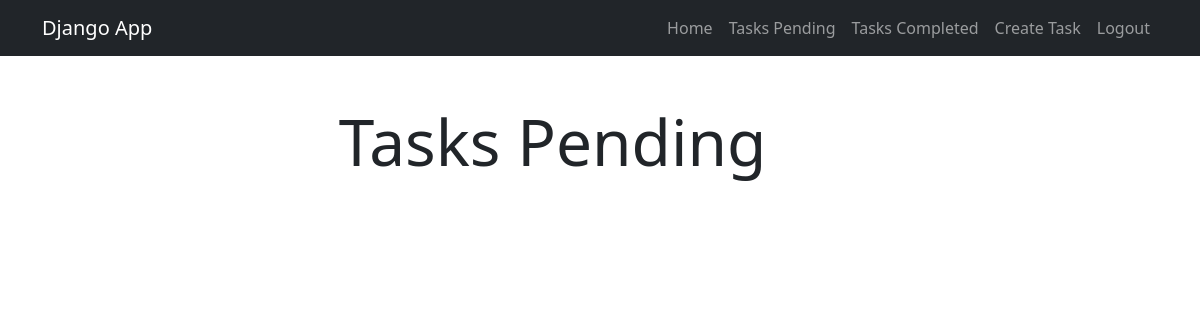
Before: /tasks/ (signed in) with the older database file.
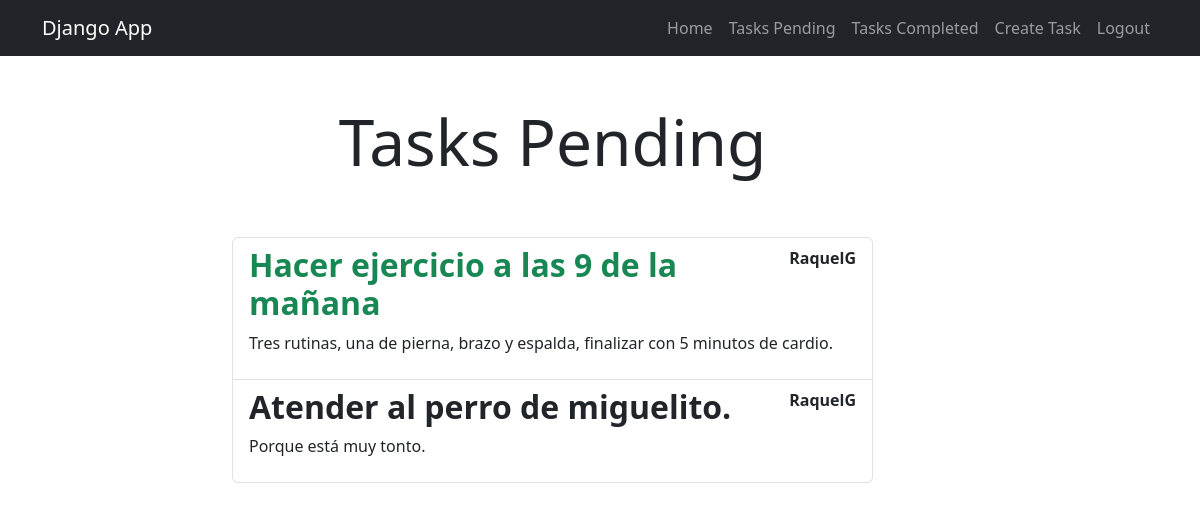
After: the same page with the newer database file.
### tasks/models.py (models this page shows, shortened)
class Task(models.Model):
    title = models.CharField(max_length=200)
    description = models.TextField(blank=True)
    created = models.DateTimeField(auto_now_add=True)
    datecompleted = models.DateTimeField(null=True, blank=True) #blanck=True indica que es opcional solo el admin y no en la base de datos
    important = models.BooleanField(default=False)
    user = models.ForeignKey(User, on_delete=models.CASCADE) #elimina datos en cascada

### tasks/views.py (the view)
# urls.py: path('tasks/', views.tasks, name='tasks'),
@login_required
def tasks(request):
    tasks = Task.objects.filter(user=request.user, datecompleted__isnull=True).order_by('-datecompleted')
    return render(request, 'tasks.html',{'tasks':tasks})

### tasks/templates/tasks.html (shortened to what this page needs)
{% extends "base.html" %}
{% block content %}
<main class="container">
    <div class="row">
        <div class="col-md-7 offset-md-2">
            <h1 class="text-center display-3 py-5">Tasks Pending</h1>
            <ol class="list-group">
                {% for task in tasks %}
                <a class="list-group-item" href='{% url "task_detail" task.id%}'>
                    <header class="d-flex justify-content-between">
                        {% if task.important %}
                        <h2 class="fw-bold text-success">{{task.title}}</h1>
                        {% else %}
                        <h2 class="fw-bold">{{task.title}}</h1>
                        {% endif %}
                        <p><strong>{{task.user.username}}</strong></p>
                    </header>
                    <p>{{task.description}}</p>
                </a>
                {% endfor %}
            </ol>
        </div>
    </div>
</main>
{% endblock  %}

### tasks/templates/base.html (shortened to what this page needs)
<!DOCTYPE html>
<html lang="en">
<head>
    <link rel="stylesheet" href="https://cdn.jsdelivr.net/npm/bootstrap@5.3.3/dist/css/bootstrap.min.css">
</head>
<body>
    <nav class="navbar navbar-expand-lg bg-dark navbar-dark">
        <div class="container">
          <a class="navbar-brand" href="/">Django App</a>
          <div class="collapse navbar-collapse" id="navbarNav">
            <ul class="navbar-nav ms-auto">
                <li class="nav-item">
                    <a href='/' class="nav-link">Home</a>
                </li>
                {% if user.is_authenticated %}
                <li class="nav-item">
                    <a href='/tasks' class="nav-link">Tasks Pending</a>
                </li>
                <li class="nav-item">
                    <a href='{% url "tasks_completed" %}' class="nav-link">Tasks Completed</a>
                </li>
                <li class="nav-item">
                    <a href='/tasks/create/' class="nav-link">Create Task</a>
                </li>
                    <li class="nav-item">
                        <a href='/logout' class="nav-link">Logout</a>
                    </li>
                {% endif %}
            </ul>
          </div>
        </div>
      </nav>
    {%  block content  %}
    {% endblock  %}
</body>
</html>

Changed rows visible on the page:
added Task: title "Hacer ejercicio a las 9 de la mañana", user.username "RaquelG", description "Tres rutinas, una de pierna, brazo y espalda, finalizar con 5 minutos de cardio."
added Task: title "Atender al perro de miguelito.", user.username "RaquelG", description "Porque está muy tonto."
